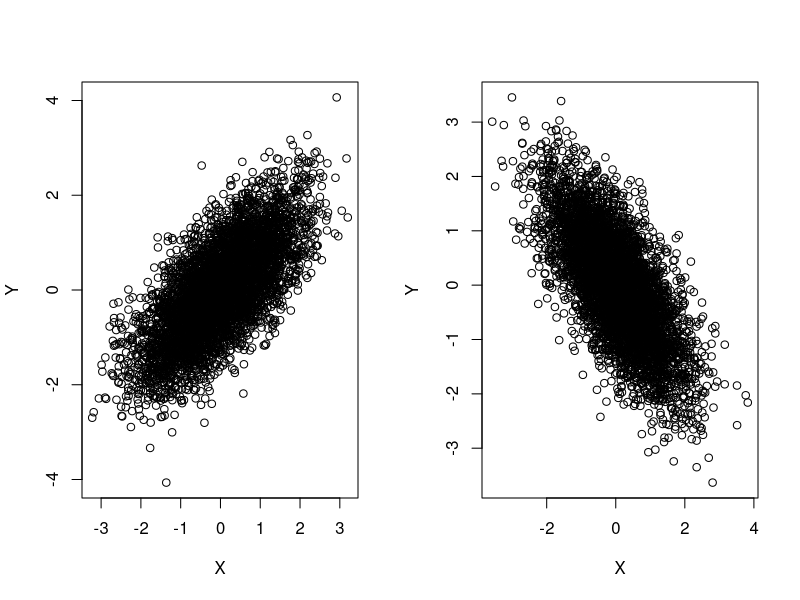
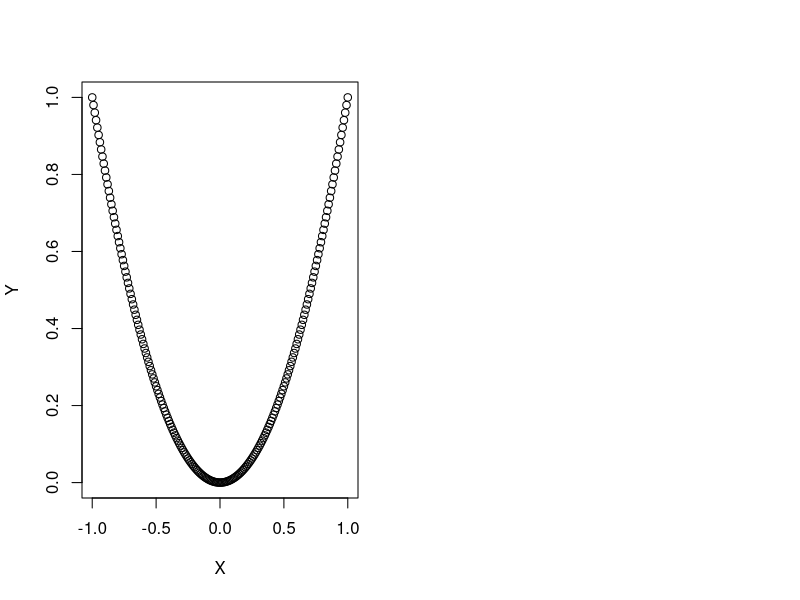
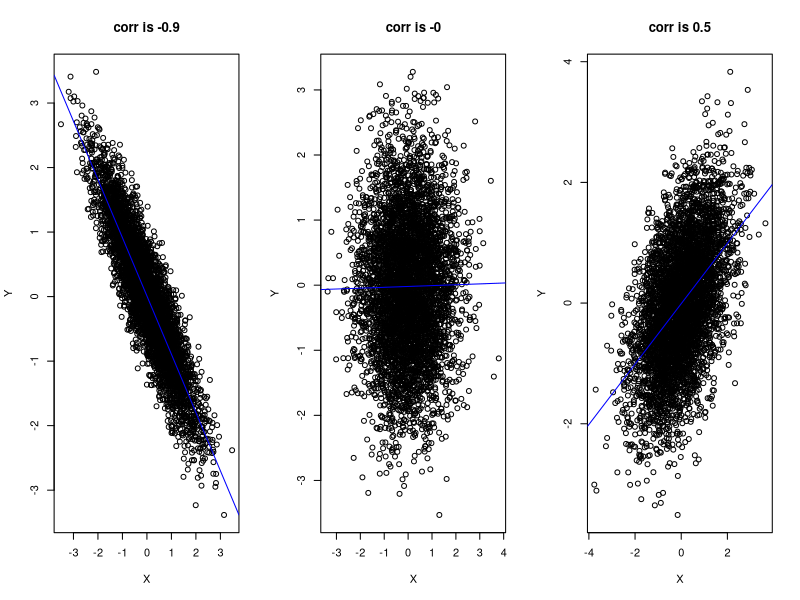
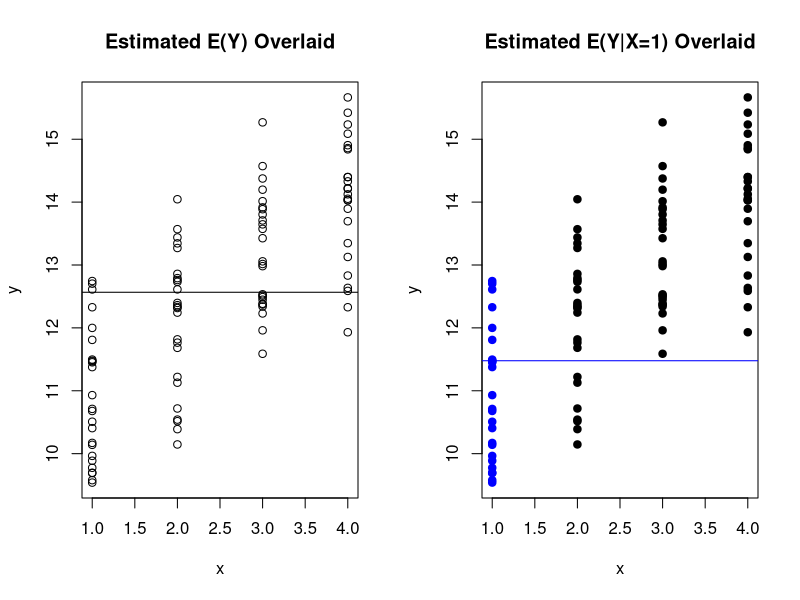

These figures' R source, in order:
## ---- chunk 1
rm(list = ls())
## ---- chunk 2
library(mvtnorm)

n<-5000

mu_vector<-c(0,0)

sig12<-0.7

cov_mat<-matrix(c(1,sig12,sig12,1), nrow=2, ncol=2)

data<-rmvnorm(n, mu_vector, cov_mat)
  
x1<-data[,1]
x2<-data[,2]

cov_mat2<-matrix(c(1,-sig12,-sig12,1), nrow=2, ncol=2)

data2<-rmvnorm(n, mu_vector, cov_mat2)
  
x3<-data2[,1]
x4<-data2[,2]

par(mfrow=c(1,2))
plot(x1,x2, xlab="X", ylab="Y")
plot(x3,x4, xlab="X", ylab="Y")

## ---- chunk 3
x<-seq(-1,1, by=0.01)
y<-x^2

##note from plot that X & Y do not have a linear relationship
plot(x,y, xlab="X", ylab="Y")

cov(x,y) ##covariance is virtually 0
## ---- chunk 4
library(mvtnorm)

n<-5000

mu_vector<-c(0,0)

rho1<- -0.9

cov_mat<-matrix(c(1,rho1,rho1,1), nrow=2, ncol=2)

data<-rmvnorm(n, mu_vector, cov_mat)
  
x1<-data[,1]
x2<-data[,2]

rho2<- 0

cov_mat2<-matrix(c(1,rho2,rho2,1), nrow=2, ncol=2)

data2<-rmvnorm(n, mu_vector, cov_mat2)
  
x3<-data2[,1]
x4<-data2[,2]

rho3<- 0.5

cov_mat3<-matrix(c(1,rho3,rho3,1), nrow=2, ncol=2)

data3<-rmvnorm(n, mu_vector, cov_mat3)
  
x5<-data3[,1]
x6<-data3[,2]

par(mfrow=c(1,3))
plot(x1,x2, xlab="X", ylab="Y", main="corr is -0.9")
abline(lm(x2~x1), col="blue")
plot(x3,x4, xlab="X", ylab="Y", main="corr is -0")
abline(lm(x4~x3), col="blue")
plot(x5,x6, xlab="X", ylab="Y", main="corr is 0.5")
abline(lm(x6~x5), col="blue")

## ---- chunk 5
set.seed(40)
n<-100 ##100 data points

##generate X
x<-c(rep(1,n/4), rep(2,n/4), rep(3,n/4), rep(4,n/4)) 

##simulate Y
y<- 10 + x + rnorm(n)

par(mfrow=c(1,2))
plot(x,y, main="Estimated E(Y) Overlaid")
abline(h=mean(y)) ##add line to represent est E(Y)

plot(x,y, col = ifelse(x == 1,'blue', 'black'), pch = 19, main="Estimated E(Y|X=1) Overlaid" )
abline(h=mean(y[x=1]), col="blue") ##add line to represent est E(Y|X=1)
## ---- chunk 6
dmultinom(c(2,3,1,4), prob=c(0.28,0.29,0.1,0.33)) ##specify X1, X2, X3, X4, then p1,p2,p3, p4
## ---- chunk 7
library(mvtnorm) ##package to simulate from MVN

reps<-10000 ## how many reps
pvalsx1<-pvalsx2<-pvalsx3<-array(0,reps) ##initialize an array to store the pvalues from each test at each rep
siglevel<-0.05 ##sig level
n<-5000 ##number of draws for each rep

mu_vector<-c(1,2,5) ##mean vector

##set up covariance matrix
sig12<-0.5
sig13<-0.6
sig23<-0.2
cov_mat<-matrix(c(1,sig12,sig13,sig12,2,sig23,sig13,sig23,4), nrow=3, ncol=3)

##set.seed so you can replicate my result.
set.seed(30)

##run steps 1 and 2 for 10 000 times
for (i in 1:reps)
  
{

  data<-rmvnorm(n, mu_vector, cov_mat)
  
  x1<-data[,1] ##extract X1
  x2<-data[,2] ##extract X2
  x3<-data[,3] ##extract X3
  
  ##store pvalue from Shapiro-Wilk test from each component
  pvalsx1[i]<-shapiro.test(x1)$p.value 
  pvalsx2[i]<-shapiro.test(x2)$p.value
  pvalsx3[i]<-shapiro.test(x3)$p.value 
  
}

##proportion of tests that wrongly reject the null
sum(pvalsx1<siglevel)/reps ##for X1
sum(pvalsx2<siglevel)/reps ##for X2
sum(pvalsx3<siglevel)/reps ##for X3
